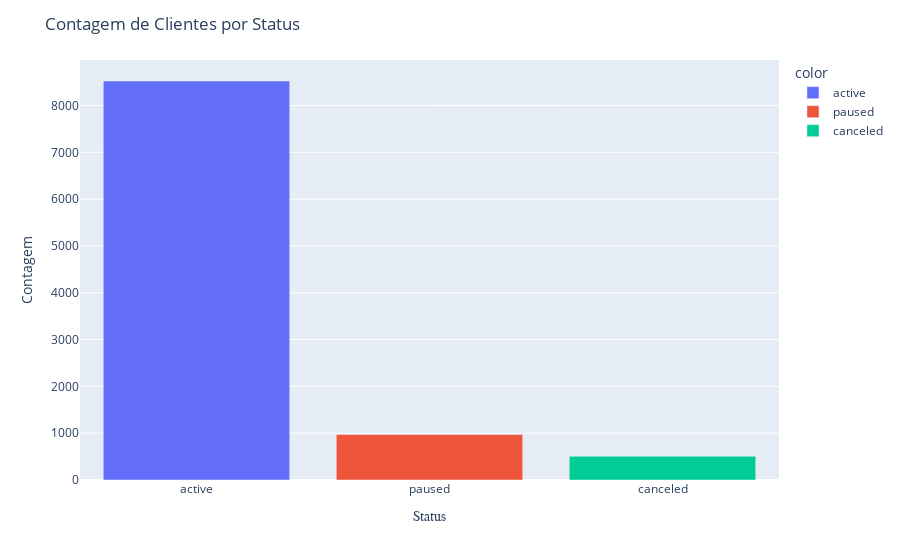

This figure's notebook cell:
### Code cell
# Criar um gráfico de barras
fig = px.bar(x=status_count.index, y=status_count, color=status_count.index)

# Ajustar o layout do gráfico
fig.update_layout(
    title="Contagem de Clientes por Status",
    xaxis_title="Status",
    yaxis_title="Contagem",
    # Ative a visibilidade dos números do eixo Y
    yaxis=dict(showticklabels=True),
)
fig.update_xaxes(title_font_family="Arial")
# Mostrar o gráfico
fig.show()

### Figure 1 — Plotly figure (JSON) as saved in the notebook; plotly's stock layout.template omitted (floating-point values rounded to 4 significant figures)
{"data": [{"alignmentgroup": "True", "hovertemplate": "color=active<br>x=%{x}<br>y=%{y}<extra></extra>", "legendgroup": "active", "marker": {"color": "#636efa", "pattern": {"shape": ""}}, "name": "active", "offsetgroup": "active", "orientation": "v", "showlegend": true, "textposition": "auto", "type": "bar", "x": ["active"], "xaxis": "x", "y": [8524], "yaxis": "y"}, {"alignmentgroup": "True", "hovertemplate": "color=paused<br>x=%{x}<br>y=%{y}<extra></extra>", "legendgroup": "paused", "marker": {"color": "#EF553B", "pattern": {"shape": ""}}, "name": "paused", "offsetgroup": "paused", "orientation": "v", "showlegend": true, "textposition": "auto", "type": "bar", "x": ["paused"], "xaxis": "x", "y": [971], "yaxis": "y"}, {"alignmentgroup": "True", "hovertemplate": "color=canceled<br>x=%{x}<br>y=%{y}<extra></extra>", "legendgroup": "canceled", "marker": {"color": "#00cc96", "pattern": {"shape": ""}}, "name": "canceled", "offsetgroup": "canceled", "orientation": "v", "showlegend": true, "textposition": "auto", "type": "bar", "x": ["canceled"], "xaxis": "x", "y": [505], "yaxis": "y"}], "layout": {"barmode": "relative", "legend": {"title": {"text": "color"}, "tracegroupgap": 0}, "margin": {"t": 60}, "title": {"text": "Contagem de Clientes por Status"}, "xaxis": {"anchor": "y", "domain": [0, 1], "title": {"font": {"family": "Arial"}, "text": "Status"}}, "yaxis": {"anchor": "x", "domain": [0, 1], "showticklabels": true, "title": {"text": "Contagem"}}}}
